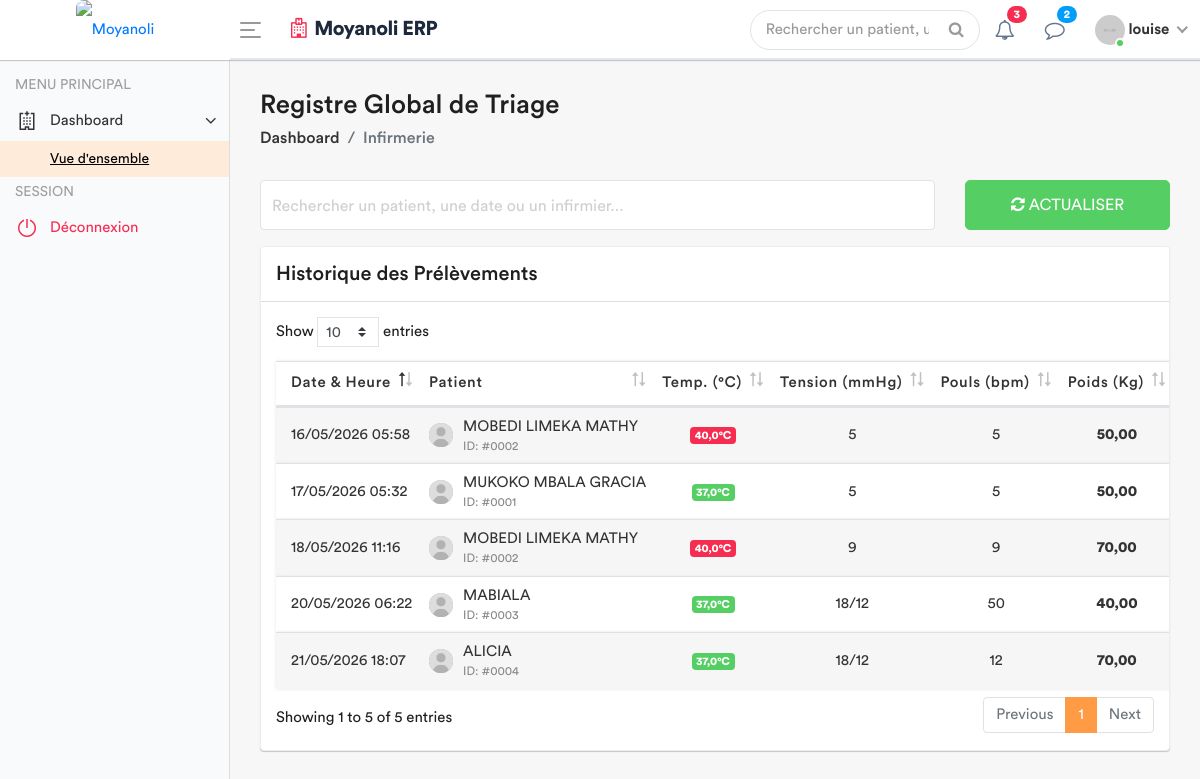
Page /infirmerie/registre-global/ (signed in) on the earlier database version.
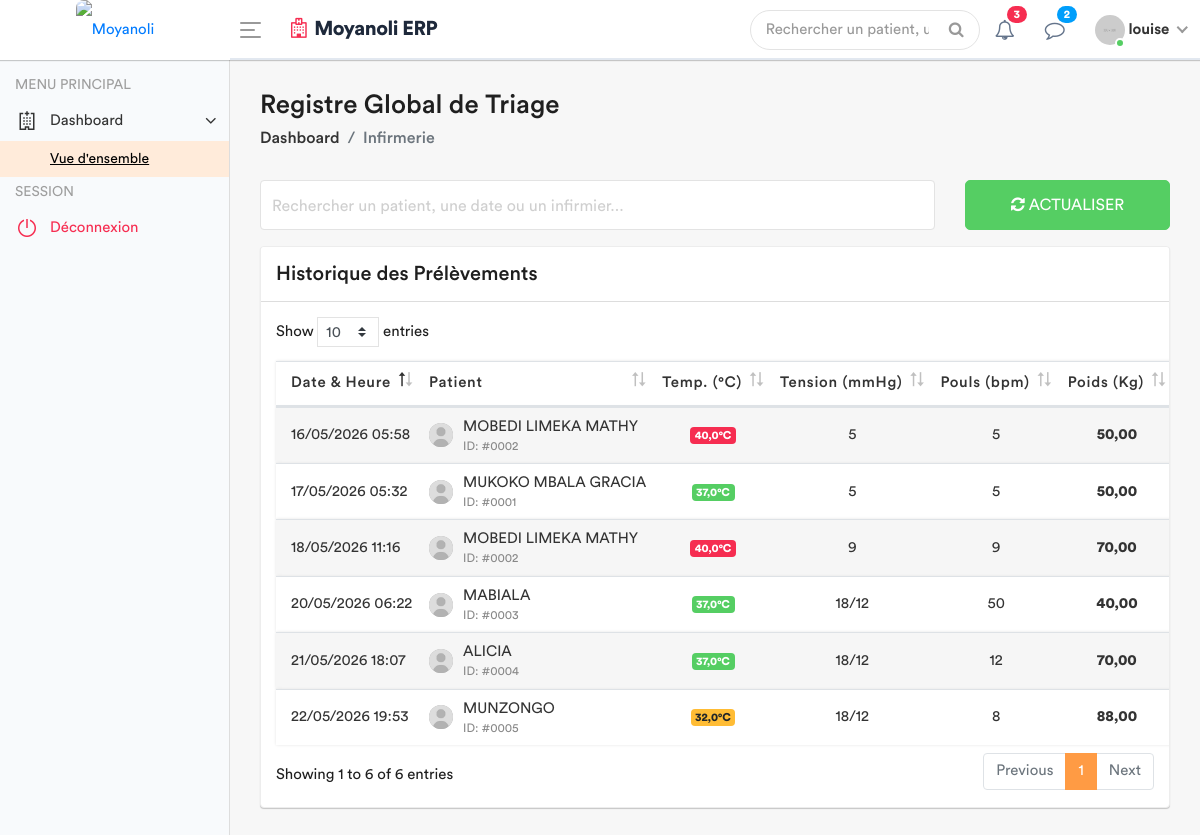
Same page on the later database version.
### apps/models.py (models this page shows, shortened)
class SigneVital(models.Model):
    patient = models.ForeignKey(Patient, on_delete=models.CASCADE)
    temperature = models.DecimalField(max_digits=4, decimal_places=1)
    poids = models.DecimalField(max_digits=5, decimal_places=2)
    tension_arterielle = models.CharField(max_length=10)
    frequence_cardiaque = models.IntegerField()
    frequence_respiratoire = models.IntegerField(null=True, blank=True)
    saturation_oxygene = models.IntegerField(null=True, blank=True)
    date_prelevement = models.DateTimeField(default=timezone.now)
    infirmier = models.ForeignKey(User, on_delete=models.SET_NULL, null=True)
    est_consulte = models.BooleanField(default=False)

class Patient(models.Model):
    code_patient = models.CharField(max_length=20, unique=True, editable=False)
    noms = models.CharField(max_length=100)
    service = models.ForeignKey('Service', on_delete=models.PROTECT, related_name='patients', null=True)
    sexe = models.CharField(max_length=1, choices=[('M', 'Masculin'), ('F', 'Féminin')])
    age = models.CharField(max_length=30)
    adresse = models.TextField()
    telephone = models.CharField(max_length=20)
    fiche_payee = models.BooleanField(default=False) # Pour le 1er passage
    created_by = models.ForeignKey(User, on_delete=models.SET_NULL, null=True, related_name='patients_crees')
    date_creation = models.DateTimeField(auto_now_add=True)
    date_modification = models.DateTimeField(auto_now=True)

### apps/views.py (the view)
# urls.py: path('infirmerie/registre-global/', views.liste_globale_triage, name='liste_globale_triage'),
@login_required
def liste_globale_triage(request):
    historique_global = SigneVital.objects.select_related('patient', 'infirmier').all().order_by('-date_prelevement')
    role = Fonction.objects.filter(userKey=request.user).first()
    fonctionKey = role.fonctionKey.roleName if role else None
    context = {
        'fonctionKey': fonctionKey,
        'historique': historique_global,
    }
    return render(request, 'back-end/infirmerie/liste_globale_triage.html', context)

### apps/templates/back-end/infirmerie/liste_globale_triage.html (shortened to what the changed rows need)
<!DOCTYPE html>
{% load static %}
<html lang="fr">
    <head>
        {% include 'back-end/includes/css.html' %}
    </head>
    <body>
        <div class="main-wrapper">
            <div class="page-wrapper">
                <div class="content container-fluid">
                    <div class="row">
                        <div class="col-md-12">
                            <div class="card card-table">
                                <div class="card-body">
                                    <div class="table-responsive" style="padding: 15px;">
                                        <table class="table table-striped table-nowrap custom-table mb-0 datatable" id="triageTable">
                                            <thead>
                                                <tr>
                                                    <th>Date & Heure</th>
                                                    <th>Patient</th>
                                                    <th class="text-center">Temp. (°C)</th>
                                                    <th class="text-center">Tension (mmHg)</th>
                                                    <th class="text-center">Pouls (bpm)</th>
                                                    <th class="text-center">Poids (Kg)</th>
                                                </tr>
                                            </thead>
                                            <tbody>
                                                {% for signe in historique %}
                                                <tr>
                                                    <td>{{ signe.date_prelevement|date:"d/m/Y H:i" }}</td>
                                                    <td>
                                                        <h2 class="table-avatar">
                                                            <a href="#" class="avatar avatar-xs"><img src="{% static 'back-end/assets/img/user.jpg' %}" alt=""></a>
                                                            <a href="#">{{ signe.patient.noms }} <span>ID: #{{ signe.patient.id|stringformat:"04d" }}</span></a>
                                                        </h2>
                                                    </td>
                                                    <td class="text-center">
                                                        <span class="badge {% if signe.temperature >= 38 %}badge-danger{% elif signe.temperature < 36 %}badge-warning{% else %}badge-success{% endif %}">
                                                            {{ signe.temperature }}°C
                                                        </span>
                                                    </td>
                                                    <td class="text-center">{{ signe.tension_arterielle|default:"--" }}</td>
                                                    <td class="text-center">{{ signe.frequence_cardiaque|default:"--" }}</td>
                                                    <td class="text-center"><strong>{{ signe.poids }}</strong></td>
                                                </tr>
                                                {% empty %}
                                                <tr>
                                                    <td colspan="8" class="text-center text-muted py-4">Aucun prélèvement enregistré.</td>
                                                </tr>
                                                {% endfor %}
                                            </tbody>
                                        </table>
                                    </div>
                                </div>
                            </div>
                        </div>
                    </div>
                </div>
            </div>
        </div>
    </body>
</html>

Differences in the rows shown:
added SigneVital: date_prelevement "22/05/2026 19:53", patient.noms "MUNZONGO", patient.id "0005", temperature "32,0", tension_arterielle "18/12", frequence_cardiaque "8", poids "88,00"
Other differences:
text written by a page script: "Show entries Showing 1 to 5 of 5 entries Previous 1 Next" → "Show entries Showing 1 to 6 of 6 entries Previous 1 Next"
